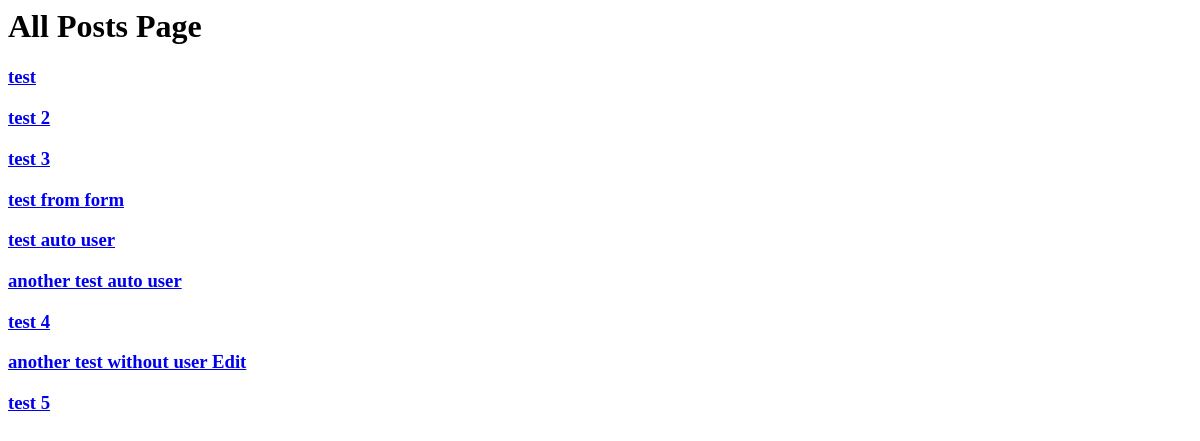
/blog/, run on an earlier commit of the app's database.
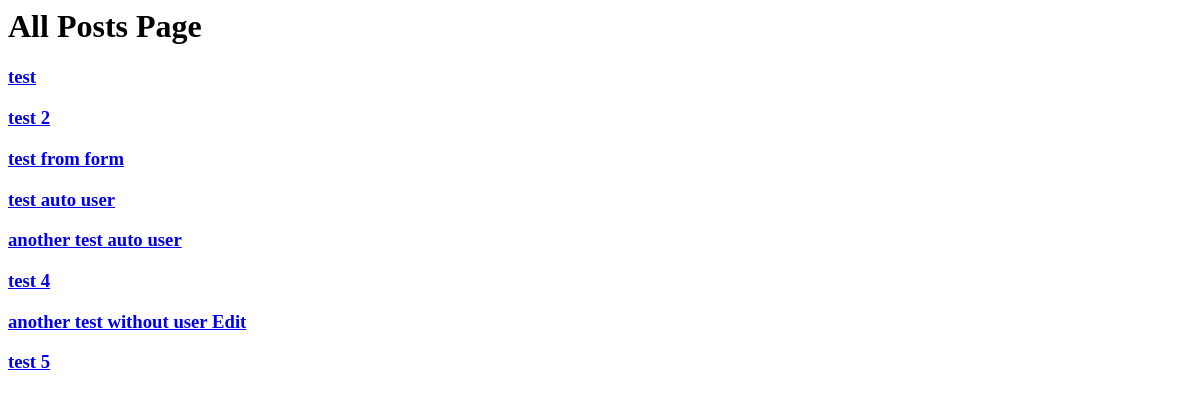
And on a later commit of the database.
### blog/models.py (models this page shows)
class Post(models.Model):
    title = models.CharField(max_length=100)
    content = models.TextField()
    create_date = models.DateTimeField(default=timezone.now)
    draft = models.BooleanField(default=True)
    tags = TaggableManager()
    author = models.ForeignKey(User, on_delete=models.SET_NULL, null=True, blank=True, related_name='Post_User')
    images = models.ImageField(upload_to='img-post')
    def __str__(self):
        return self.title

### blog/views.py (the view)
# urls.py: path('blog/', all_posts),
def all_posts(request):
    data = Post.objects.all()
    return render(request, 'all_posts.html', {'posts': data})

### blog/templates/all_posts.html
<h1>All Posts Page</h1>
{% for post in posts %}
<h3><a href="/blog/{{post.id}}"> {{ post }} </a></h3>
{% endfor %}

What changed in the data, as far as the page shows it:
removed Post: title "test 3"
